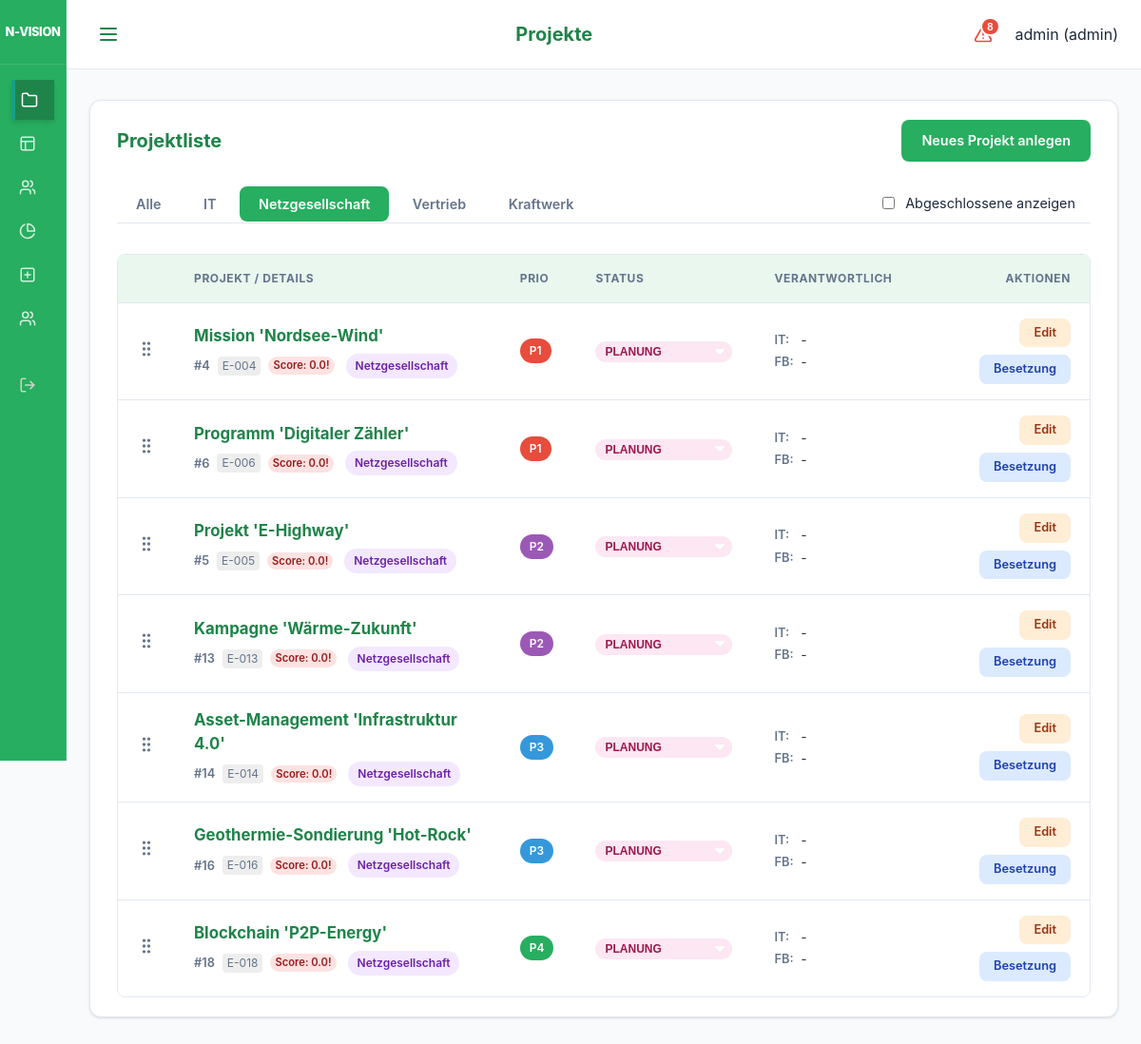
Screenshot of /ui/projects?division=Netzgesellschaft (signed in) with the database file from the repository.
### models.py (models this page shows)
class User(Base):
    __tablename__ = "users"
    id = Column(Integer, primary_key=True, index=True)
    username = Column(String, unique=True, index=True)
    hashed_password = Column(String)
    role = Column(Enum(UserRole), default=UserRole.EMPLOYEE)
    employee_id = Column(Integer, ForeignKey("employees.id"), nullable=True)
    is_active = Column(Boolean, default=True)
    employee = relationship("Employee", back_populates="user")

class Project(Base):
    __tablename__ = "projects"
    id = Column(Integer, primary_key=True, index=True)
    name = Column(String, index=True)
    description = Column(String, nullable=True)
    business_value = Column(String, nullable=True)
    internal_number = Column(String, nullable=True)
    division = Column(String, nullable=True) # "IT", "Netzgesellschaft", "Vertrieb", "Kraftwerk"
    start_date = Column(Date)
    end_date = Column(Date)
    priority = Column(Integer, default=1) # 1 highest
    status = Column(Enum(ProjectStatus), default=ProjectStatus.PLANNING)
    manager_id = Column(Integer, ForeignKey("employees.id"), nullable=True)
    responsible_it = Column(String, nullable=True)
    responsible_fb = Column(String, nullable=True)
    pab_approval = Column(Integer, default=0) # 0 = No, 1 = Yes (Legacy)
    pab_status = Column(Enum(PABStatus), default=PABStatus.EVALUATION)
    pab_rank = Column(Integer, default=999)
    cats_number = Column(String, nullable=True)
    pt_intern_pab = Column(Float, default=0.0)
    pt_intern_planned = Column(Float, default=0.0)
    pt_extern_planned = Column(Float, default=0.0)
    economic_score = Column(Float, default=0.0) # 0.0 to 10.0
    business_case = Column(String, nullable=True)
    staffings = relationship("Staffing", back_populates="project")
    bookings = relationship("Booking", back_populates="project")
    milestones = relationship("Milestone", back_populates="project", cascade="all, delete-orphan")
    pab_comments = relationship("ProjectComment", back_populates="project", cascade="all, delete-orphan")

### main.py (the view)
@app.get("/ui/projects", response_class=HTMLResponse)
def ui_projects(request: Request, division: Optional[str] = None, show_completed: bool = Query(False), db: Session = Depends(get_db)):
    if not request.state.user:
        return RedirectResponse(url="/login")
    if request.state.user.role == models.UserRole.ADMIN:
        query = db.query(models.Project)
    else:
        query = db.query(models.Project).join(models.Staffing).filter(models.Staffing.employee_id == request.state.user.employee_id)
    if division:
        query = query.filter(models.Project.division == division)
    if not show_completed:
        query = query.filter(models.Project.status != models.ProjectStatus.COMPLETED)
    projects = query.all()
    for p in projects:
        p.progress = calculate_project_progress(p, db)
    return templates.TemplateResponse(
        request=request, name="projects.html", context={
            "projects": projects,
            "active_page": "projects",
            "user": request.state.user,
            "selected_division": division,
            "show_completed": show_completed
        }
    )

### templates/projects.html (shortened to what this page needs)
{% extends "base.html" %}
{% set title = "Projekte" %}
{% block content %}
<div class="card">
    <div class="project-table-header">
        <h2>Projektliste</h2>
        {% if request.state.user and request.state.user.role.value == 'admin' %}
        <a href="/ui/projects/add" class="btn btn-primary">Neues Projekt anlegen</a>
        {% endif %}
    </div>
    <div class="tabs">
        <div style="display: flex; justify-content: space-between; align-items: center; width: 100%;">
            <div>
                <a href="/ui/projects?{% if show_completed %}show_completed=true{% endif %}" class="tab-item {% if not selected_division %}active{% endif %}">Alle</a>
                <a href="/ui/projects?division=IT{% if show_completed %}&show_completed=true{% endif %}" class="tab-item {% if selected_division == 'IT' %}active{% endif %}">IT</a>
                <a href="/ui/projects?division=Netzgesellschaft{% if show_completed %}&show_completed=true{% endif %}" class="tab-item {% if selected_division == 'Netzgesellschaft' %}active{% endif %}">Netzgesellschaft</a>
                <a href="/ui/projects?division=Vertrieb{% if show_completed %}&show_completed=true{% endif %}" class="tab-item {% if selected_division == 'Vertrieb' %}active{% endif %}">Vertrieb</a>
                <a href="/ui/projects?division=Kraftwerk{% if show_completed %}&show_completed=true{% endif %}" class="tab-item {% if selected_division == 'Kraftwerk' %}active{% endif %}">Kraftwerk</a>
            </div>
            <div style="padding-right: 1rem;">
                <label style="display: flex; align-items: center; gap: 0.5rem; font-size: 0.9rem; cursor: pointer;">
                    <input type="checkbox" id="showCompletedCheck" {% if show_completed %}checked{% endif %} onchange="toggleCompleted(this)">
                    Abgeschlossene anzeigen
                </label>
            </div>
        </div>
    </div>
    <div class="modern-table-wrapper">
        <table class="modern-table">
            <thead>
                <tr>
                    {% if request.state.user and request.state.user.role.value == 'admin' %}
                    <th style="width: 40px;"></th>
                    {% endif %}
                    <th data-label="Projekt">Projekt / Details</th>
                    <th data-label="Prio" style="width: 60px;">Prio</th>
                    <th data-label="Status" style="width: 120px;">Status</th>
                    <th data-label="Verantwortlich" class="hide-on-tablet">Verantwortlich</th>
                    <th style="text-align: right;" data-label="Aktionen">Aktionen</th>
                </tr>
            </thead>
            <tbody id="project-table-body">
                {% for p in projects|sort(attribute='priority') %}
                <tr data-id="{{ p.id }}" class="{% if request.state.user and request.state.user.role.value == 'admin' %}draggable-row{% endif %}">
                    {% if request.state.user and request.state.user.role.value == 'admin' %}
                    <td class="drag-handle" style="cursor: grab; color: var(--text-muted); text-align: center;" data-label="Sort">
                    </td>
                    {% endif %}
                    <td data-label="Projekt">
                        <div style="display: flex; flex-direction: column;">
                            <a href="/ui/projects/{{ p.id }}" class="project-name-link">{{ p.name }}</a>
                            <div style="margin-top: 0.35rem; display: flex; align-items: center; gap: 0.5rem;">
                                <span style="font-weight: 600; font-size: 0.8rem; color: var(--text-muted);">#{{ p.id }}</span>
                                {% if p.internal_number %}
                                <small style="color: var(--text-muted); background: #eee; padding: 1px 5px; border-radius: 4px;">{{ p.internal_number }}</small>
                                {% endif %}
                                {% if p.economic_score is not none %}
                                    {% if p.economic_score < 3 %}
                                        <span class="badge" style="background-color: #fee2e2; color: #991b1b; font-size: 0.7rem; padding: 1px 5px;" title="Kritische Wirtschaftlichkeit">Score: {{ p.economic_score }}!</span>
                                    {% elif p.economic_score < 6 %}
                                        <span class="badge" style="background-color: #fef3c7; color: #92400e; font-size: 0.7rem; padding: 1px 5px;">Score: {{ p.economic_score }}</span>
                                    {% else %}
                                        <span class="badge" style="background-color: #d1fae5; color: #065f46; font-size: 0.7rem; padding: 1px 5px;">Score: {{ p.economic_score }}</span>
                                    {% endif %}
                                {% endif %}
                                {% if p.division == 'IT' %}
                                    <span class="badge badge-it">{{ p.division }}</span>
                                {% elif p.division == 'Netzgesellschaft' %}
                                    <span class="badge badge-netz">{{ p.division }}</span>
                                {% elif p.division == 'Vertrieb' %}
                                    <span class="badge badge-vertrieb">{{ p.division }}</span>
                                {% elif p.division == 'Kraftwerk' %}
                                    <span class="badge badge-kraftwerk">{{ p.division }}</span>
                                {% else %}
                                    <span class="badge badge-default">{{ p.division if p.division else '-' }}</span>
                                {% endif %}
                            </div>
                        </div>
                    </td>
                    <td data-label="Prio">
                        {% if p.priority == 1 %}
                                <span class="badge" style="background-color: var(--danger); color: white;">P1</span>
                                {% elif p.priority == 2 %}
                                <span class="badge" style="background-color: var(--warning); color: white;">P2</span>
                                {% elif p.priority == 3 %}
                                <span class="badge" style="background-color: var(--info); color: white;">P3</span>
                                {% elif p.priority == 4 %}
                                <span class="badge" style="background-color: var(--success); color: white;">P4</span>
                        {% else %}
                            <span class="badge badge-default">P{{ p.priority }}</span>
                        {% endif %}
                    </td>
                    <td data-label="Status">
                        <div style="display: flex; flex-direction: column; gap: 0.4rem;">
                            {% if request.state.user and request.state.user.role.value == 'admin' %}
                            <form action="/ui/projects/{{ p.id }}/status" method="post" id="status-form-{{ p.id }}">
                                <select name="status" class="badge status-{{ p.status.value.replace('_', '-') }}"
                                        style="align-self: flex-start; border: none; cursor: pointer; appearance: none; -webkit-appearance: none; padding-right: 1.5rem; background-repeat: no-repeat; background-position: right 0.5rem top 50%; background-size: 0.65rem auto;"
                                        onchange="this.form.submit()">
                                    <option value="planning" {% if p.status.value == "planning" %}selected{% endif %}>PLANUNG</option>
                                </select>
                            </form>
                            {% endif %}
                        </div>
                    </td>
                    <td data-label="Verantwortlich" class="hide-on-tablet">
                        <div class="responsible-info">
                            <span class="responsible-label">IT:</span> <span>{{ p.responsible_it if p.responsible_it else '-' }}</span>
                            <span class="responsible-label">FB:</span> <span>{{ p.responsible_fb if p.responsible_fb else '-' }}</span>
                        </div>
                    </td>
                    <td style="text-align: right;" data-label="Aktionen">
                        <div class="action-buttons" style="justify-content: flex-end;">
                            {% if request.state.user and request.state.user.role.value == 'admin' %}
                            <a href="/ui/projects/{{ p.id }}/edit" class="btn btn-small btn-edit" title="Bearbeiten">Edit</a>
                            <a href="/ui/staffing/add?project_id={{ p.id }}" class="btn btn-small btn-staffing" title="Projektmitglieder benennen">Besetzung</a>
                            {% endif %}
                        </div>
                    </td>
                </tr>
                {% endfor %}
            </tbody>
        </table>
    </div>
</div>
{% endblock %}

### templates/base.html (shortened to what this page needs)
<!DOCTYPE html>
<html lang="de">
<head>
    <link rel="stylesheet" href="{{ static_url('/static/styles.css') }}">
</head>
<body>
<div class="app-layout">
    <aside class="sidebar">
        <div class="sidebar-header">
            <div class="brand-title">N-VISION</div>
        </div>
        <nav class="sidebar-nav">
            <div class="nav-group">
                <a href="/ui/projects" class="{% if active_page == 'projects' %}active{% endif %}" title="Projekte">
                    <svg xmlns="http://www.w3.org/2000/svg" width="18" height="18" viewBox="0 0 24 24" fill="none" stroke="currentColor" stroke-width="2" stroke-linecap="round" stroke-linejoin="round" class="nav-icon"><path d="M22 19a2 2 0 0 1-2 2H4a2 2 0 0 1-2-2V5a2 2 0 0 1 2-2h5l2 3h9a2 2 0 0 1 2 2z"/></svg>
                </a>
                <a href="/" class="{% if active_page == 'heatmap' %}active{% endif %}" title="Heatmap">
                    <svg xmlns="http://www.w3.org/2000/svg" width="18" height="18" viewBox="0 0 24 24" fill="none" stroke="currentColor" stroke-width="2" stroke-linecap="round" stroke-linejoin="round" class="nav-icon"><rect width="18" height="18" x="3" y="3" rx="2"/><path d="M3 9h18"/><path d="M9 21V9"/></svg>
                </a>
                <a href="/ui/pab" class="{% if active_page == 'pab' %}active{% endif %}" title="Public Advisory Board">
                </a>
                <a href="/ui/reports" class="{% if active_page == 'reports' %}active{% endif %}" title="Reports">
                    <svg xmlns="http://www.w3.org/2000/svg" width="18" height="18" viewBox="0 0 24 24" fill="none" stroke="currentColor" stroke-width="2" stroke-linecap="round" stroke-linejoin="round" class="nav-icon"><path d="M21.21 15.89A10 10 0 1 1 8 2.83"></path><path d="M22 12A10 10 0 0 0 12 2v10z"></path></svg>
                </a>
                {% if request.state.user and request.state.user.role.value == 'admin' %}
                <a href="/ui/projects/add" class="{% if active_page == 'project_add' %}active{% endif %}" title="Projekt anlegen">
                    <svg xmlns="http://www.w3.org/2000/svg" width="18" height="18" viewBox="0 0 24 24" fill="none" stroke="currentColor" stroke-width="2" stroke-linecap="round" stroke-linejoin="round" class="nav-icon"><rect width="18" height="18" x="3" y="3" rx="2"/><path d="M12 8v8"/><path d="M8 12h8"/></svg>
                </a>
                <a href="/ui/employees" class="{% if active_page == 'employees' %}active{% endif %}" title="Mitarbeiter">
                </a>
                {% endif %}
            </div>
            <div class="nav-group" style="margin-top: auto;">
                <a href="/logout" class="nav-logout" title="Abmelden">
                </a>
            </div>
        </nav>
    </aside>
    <div class="main-wrapper">
        <header class="top-bar">
            <button class="menu-toggle" id="menuToggle" aria-label="Menü öffnen">
                <svg xmlns="http://www.w3.org/2000/svg" width="24" height="24" viewBox="0 0 24 24" fill="none" stroke="currentColor" stroke-width="2" stroke-linecap="round" stroke-linejoin="round"><line x1="4" x2="20" y1="12" y2="12"/><line x1="4" x2="20" y1="6" y2="6"/><line x1="4" x2="20" y1="18" y2="18"/></svg>
            </button>
            <h1 class="page-title">{{ title if title else "N-VISION" }}</h1>
            <div class="user-info" style="display: flex; align-items: center; gap: 1rem;">
                {% if request.state.user %}
                {% set criticals = get_critical_projects(request) %}
                <button class="critical-trigger" id="criticalTrigger" title="Kritische Projekte">
                    {% if criticals|length > 0 %}
                    <span class="critical-badge">{{ criticals|length }}</span>
                    {% endif %}
                </button>
                {% endif %}
                <span>{{ request.state.user.username if request.state.user else "Gast" }} ({{ request.state.user.role.value if request.state.user else "" }})</span>
            </div>
        </header>
        <main class="content-area">
            {% block content %}{% endblock %}
        </main>
    </div>
</div>
</body>
</html>

### rows the page displays
User: state.user "admin", state.user.role "admin"
Project: name "Mission 'Nordsee-Wind'", id "4", internal_number "E-004", economic_score "0.0", division "Netzgesellschaft", priority "P1", status "PLANUNG", responsible_it "-", responsible_fb "-"
Project: name "Programm 'Digitaler Zähler'", id "6", internal_number "E-006", economic_score "0.0", division "Netzgesellschaft", priority "P1", status "PLANUNG", responsible_it "-", responsible_fb "-"
Project: name "Projekt 'E-Highway'", id "5", internal_number "E-005", economic_score "0.0", division "Netzgesellschaft", priority "P2", status "PLANUNG", responsible_it "-", responsible_fb "-"
Project: name "Kampagne 'Wärme-Zukunft'", id "13", internal_number "E-013", economic_score "0.0", division "Netzgesellschaft", priority "P2", status "PLANUNG", responsible_it "-", responsible_fb "-"
Project: name "Asset-Management 'Infrastruktur 4.0'", id "14", internal_number "E-014", economic_score "0.0", division "Netzgesellschaft", priority "P3", status "PLANUNG", responsible_it "-", responsible_fb "-"
Project: name "Geothermie-Sondierung 'Hot-Rock'", id "16", internal_number "E-016", economic_score "0.0", division "Netzgesellschaft", priority "P3", status "PLANUNG", responsible_it "-", responsible_fb "-"
Project: name "Blockchain 'P2P-Energy'", id "18", internal_number "E-018", economic_score "0.0", division "Netzgesellschaft", priority "P4", status "PLANUNG", responsible_it "-", responsible_fb "-"

### other values shown
{{ title if title else "N-VISION" }} "Projekte"
{{ criticals|length }} "8"
